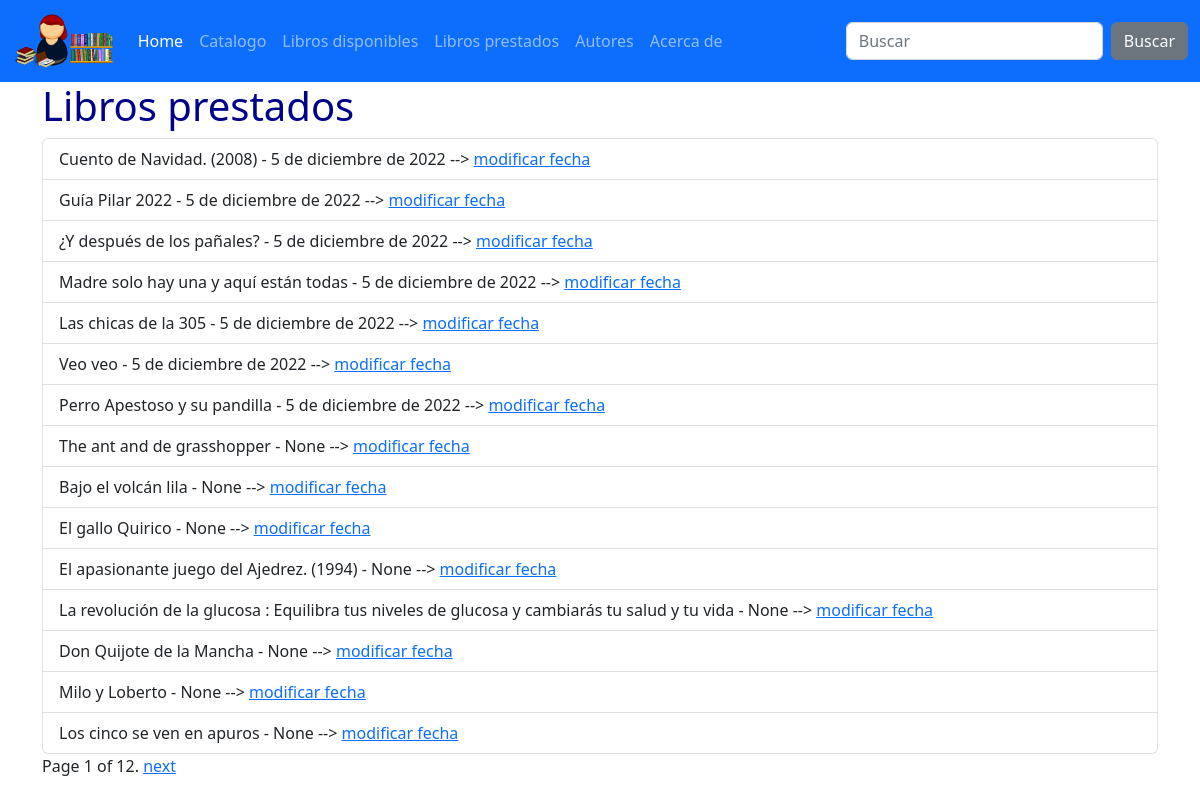
The app's page /catalogo/prestados/, older data.
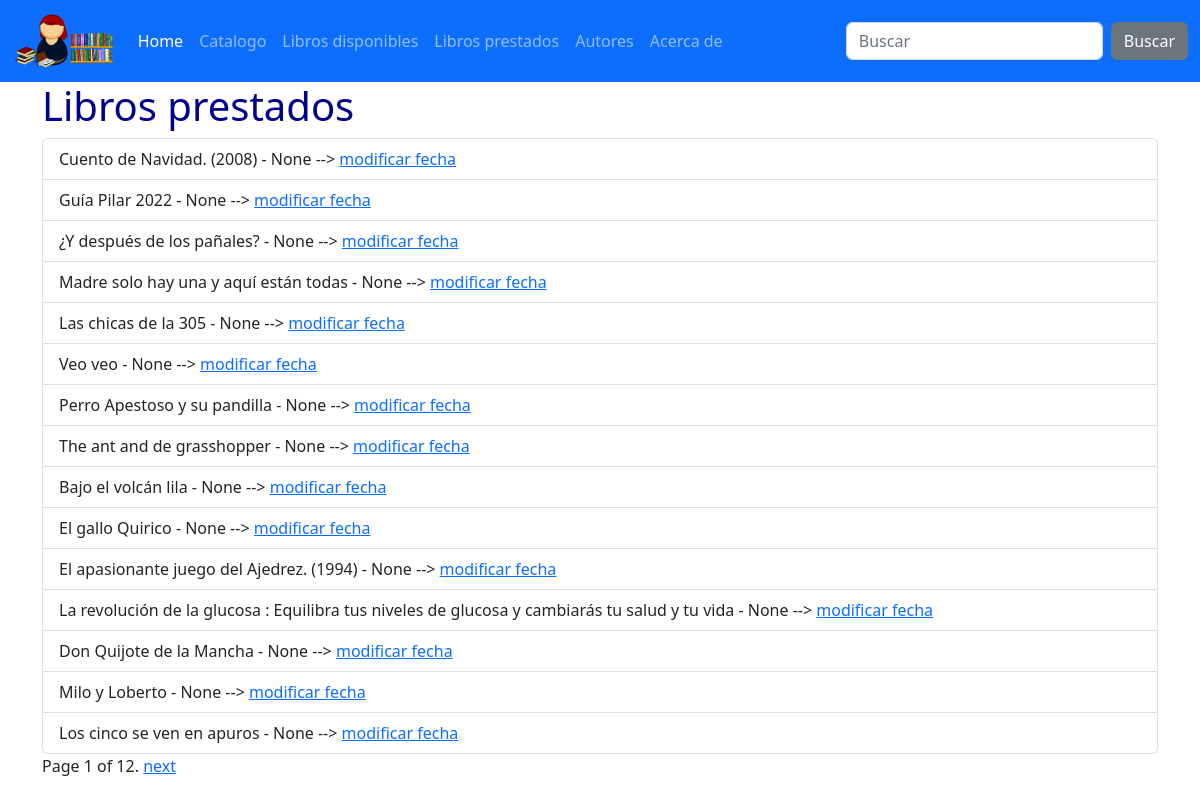
The same page, newer data.
### catalog/models.py (models this page shows, shortened)
class BookInstance(models.Model):
    id = models.UUIDField(primary_key=True,
                          default=uuid.uuid4,
                          help_text='Unique ID for this particular book across whole library')
    book = models.ForeignKey('Book',
                             on_delete=models.SET_NULL, null=True)
    imprint = models.CharField(max_length=200, blank=True)
    due_back = models.DateField(null=True, blank=True)
    image = models.ImageField(upload_to='images', blank=True, null=True)
    LOAN_STATUS = (
        ('m', 'Maintenance'),
        ('o', 'On loan'),
        ('a', 'Available'),
        ('r', 'Reserved'),
    )
    status = models.CharField(
        max_length=1,
        choices=LOAN_STATUS,
        blank=True,
        default='m',
        help_text='Book availability',
    )
    class Meta:
        ordering = ['due_back']

class Book(models.Model):
    title = models.CharField(max_length=200)
    author = models.ForeignKey('Author',
                               on_delete=models.SET_NULL,  # que pasa si borramos el autor?
                               null=True)  # puede ser nulo?
    summary = models.TextField(
        max_length=1000,
        help_text='Enter a brief description of the book',
        blank=True)
    isbn = models.CharField(
        'ISBN',
        max_length=13,
        help_text='13 Character <a href="https://www.isbn-international.org/content/what-isbn">ISBN number</a>')
    genre = models.ManyToManyField('Genre',
                                   help_text='Select a genre for this book')
    language = models.ForeignKey(
        'Language', on_delete=models.SET_NULL, null=True)
    class Meta:
        verbose_name = _('Book')
        verbose_name_plural = _('Books')
        ordering = ['title']

### catalog/views.py (the view)
# urls.py: path('prestados/', LibrosPrestados.as_view(), name='prestados'),
class LibrosPrestados(ListView):
    model = BookInstance
    template_name = 'catalog/libros_prestados.html'
    paginate_by = 15
    def get_queryset(self):
        return BookInstance.objects.filter(status__exact='o').order_by('-due_back')

### catalog/templates/catalog/libros_prestados.html (shortened to what this page needs)
{% extends 'base.html' %}
{% block content %}
    <h1>Libros prestados</h1>
    <ul class="list-group">
    {% for libro in bookinstance_list %}
<li class="list-group-item">{{ libro.book.title }} - {{ libro.due_back }} -->
    <a href="{% url 'renovar-fecha' libro.id %}"> modificar fecha </a></li>
    {% endfor %}
</ul>
    {% if is_paginated %}
        <div class="pagination">
            <span class="page-links">
                <span class="page-current">
                    Page {{ page_obj.number }} of {{ page_obj.paginator.num_pages }}.
                </span>
                {% if page_obj.has_next %}
                    <a href="{{ request.path }}?page={{ page_obj.next_page_number }}">next</a>
                {% endif %}
            </span>
        </div>
    {% endif %}
{% endblock %}

### catalog/templates/base.html (shortened to what this page needs)
{% load static %}
<!doctype html>
<html lang="es">
  <head>
    <link href="https://cdn.jsdelivr.net/npm/bootstrap@5.2.2/dist/css/bootstrap.min.css" rel="stylesheet">
    <link rel="stylesheet" href="https://cdn.jsdelivr.net/npm/bootstrap-icons@1.10.2/font/bootstrap-icons.css">
    <link rel="stylesheet" href="{% static 'css/custom_styles.css' %}">
  </head>
  <body>
    {% include "includes/nav.html" %}
    <div class="container">
    {% block content %}{% endblock %}
    </div>
  </body>
</html>

### catalog/templates/includes/nav.html (shortened to what this page needs)
{% load static %}
<nav class="navbar navbar-expand-md navbar-dark bg-primary">
    <div class="container-fluid">
      <a class="navbar-brand" href="/"><img src="{% static 'img/logo.svg' %}" height="56px" alt="Library"></a>
      <div class="collapse navbar-collapse" id="navbarColor01">
        <ul class="navbar-nav me-auto">
          <li class="nav-item">
            <a class="nav-link active" href="#">Home
            </a>
          </li>
          <li class="nav-item">
            <a class="nav-link" href="{% url 'index' %}">Catalogo</a>
          </li>
          <li class="nav-item">
            <a class="nav-link" href="{% url 'lista-libros' %}">Libros disponibles</a>
          </li>
          <li class="nav-item">
            <a class="nav-link" href="{% url 'prestados' %}">Libros prestados</a>
          </li>
          <li class="nav-item">
            <a class="nav-link" href="#">Autores</a>
          </li>
          <li class="nav-item">
            <a class="nav-link" href="{% url 'acercade' %}">Acerca de</a>
          </li>
        </ul>
        <form class="d-flex" action="{% url 'buscar' %}">
          <input class="form-control me-sm-2" type="text"
              name="q" placeholder="Buscar" {% if busqueda %} value="{{busqueda}}" {% endif %}
              required >
          <button class="btn btn-secondary my-2 my-sm-0" type="submit">Buscar</button>
        </form>
      </div>
    </div>
  </nav>

### catalog/static/css/custom_styles.css (style rules this page uses)
h1 { color: darkblue; }

Row changes from the older to the newer data that the page shows:
changed BookInstance "Cuento de Navidad. (2008)": due_back "5 de diciembre de 2022" → "None"
changed BookInstance "Guía Pilar 2022": due_back "5 de diciembre de 2022" → "None"
changed BookInstance "¿Y después de los pañales?": due_back "5 de diciembre de 2022" → "None"
changed BookInstance "Madre solo hay una y aquí están todas": due_back "5 de diciembre de 2022" → "None"
changed BookInstance "Las chicas de la 305": due_back "5 de diciembre de 2022" → "None"
changed BookInstance "Veo veo": due_back "5 de diciembre de 2022" → "None"
changed BookInstance "Perro Apestoso y su pandilla": due_back "5 de diciembre de 2022" → "None"
